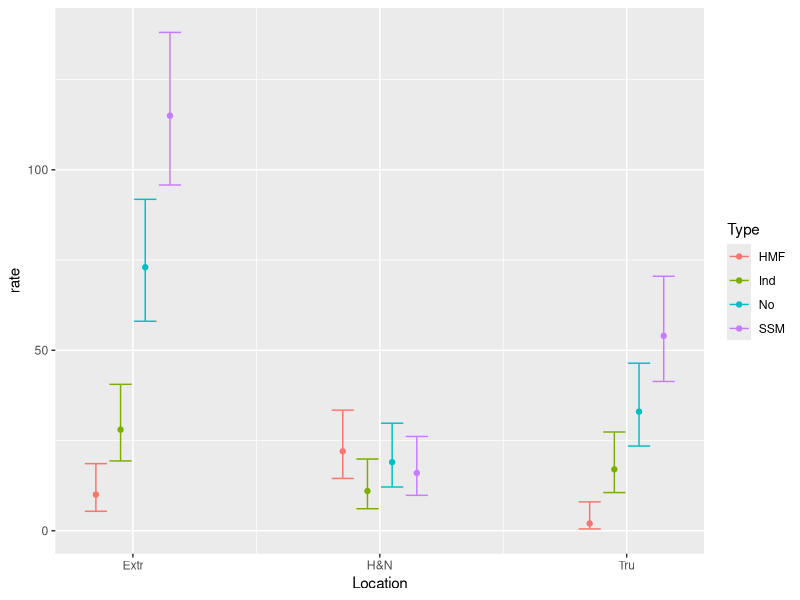

Recreate this plot in R.
## Load packages
library(tidyverse)
library(emmeans)
library(broom)

## Define data
melanoma = data.frame(type=rep(c("HMF","SSM","No","Ind"),rep(3,4)),
                      site=rep(c("H&N","Tru","Extr"),4),
                      y=c(22,2,10,16,54,115,19,33,73,11,17,28))

## Fit model
glm1 = glm(y ~ type * site,family=poisson(),data=melanoma)

## Test effects
anova(glm1,test="LRT")

## Tabulate coefficients
tidy(glm1, conf.int = TRUE)

## Compute predicted values
glm1_means <- emmeans(glm1,c("site","type"),type="response") %>%
  as_tibble()

  ## Plot predicted values
glm1_means %>%
  mutate(x = as.numeric(site) + (as.numeric(type) - 2.5)/10) %>%
  ggplot(aes(x=x,y=rate,colour=type)) +
  geom_point() +
  geom_errorbar(aes(ymin = asymp.LCL, ymax = asymp.UCL)) +
  scale_x_continuous(name = "Location", breaks=1:3,labels=levels(glm1_means$site)) +
  labs(colour="Type")
